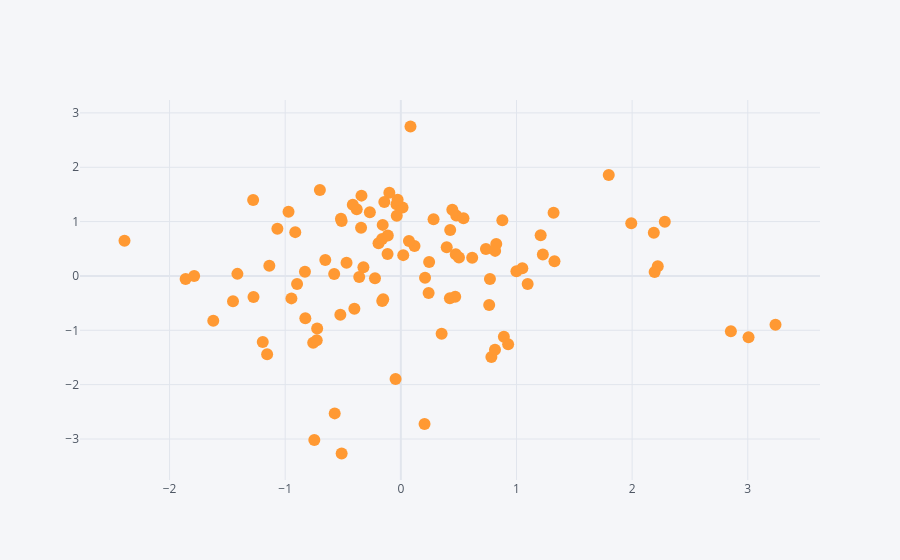

Write notebook code for a chart like this one.
### Code cell
df.iplot(kind='scatter',x='A',y='B',mode='markers')# we can change the above by using mode.
